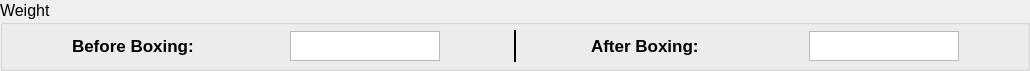
                 <widget class="QGroupBox" name="weight_group_box">
                  <property name="maximumSize">
                   <size>
                    <width>16777215</width>
                    <height>80</height>
                   </size>
                  </property>
                  <property name="font">
                   <font>
                    <pointsize>12</pointsize>
                   </font>
                  </property>
                  <property name="title">
                   <string>Weight</string>
                  </property>
                  <widget class="QWidget" name="layoutWidget_8">
                   <property name="geometry">
                    <rect>
                     <x>10</x>
                     <y>30</y>
                     <width>1011</width>
                     <height>32</height>
                    </rect>
                   </property>
                   <layout class="QHBoxLayout" name="pin_hor_layout_2">
                    <item>
                     <widget class="QLabel" name="weight_before_label">
                      <property name="maximumSize">
                       <size>
                        <width>150</width>
                        <height>16777215</height>
                       </size>
                      </property>
                      <property name="font">
                       <font>
                        <pointsize>13</pointsize>
                        <weight>75</weight>
                        <bold>true</bold>
                       </font>
                      </property>
                      <property name="text">
                       <string>Before Boxing:</string>
                      </property>
                     </widget>
                    </item>
                    <item>
                     <widget class="QPlainTextEdit" name="weight_before_pt_edit">
                      <property name="maximumSize">
                       <size>
                        <width>150</width>
                        <height>30</height>
                       </size>
                      </property>
                      <property name="font">
                       <font>
                        <pointsize>14</pointsize>
                       </font>
                      </property>
                      <property name="verticalScrollBarPolicy">
                       <enum>Qt::ScrollBarAlwaysOff</enum>
                      </property>
                      <property name="horizontalScrollBarPolicy">
                       <enum>Qt::ScrollBarAlwaysOff</enum>
                      </property>
                      <property name="plainText">
                       <string/>
                      </property>
                      <property name="backgroundVisible">
                       <bool>false</bool>
                      </property>
                     </widget>
                    </item>
                    <item>
                     <widget class="Line" name="pin_line_2">
                      <property name="sizePolicy">
                       <sizepolicy hsizetype="Minimum" vsizetype="Minimum">
                        <horstretch>5</horstretch>
                        <verstretch>0</verstretch>
                       </sizepolicy>
                      </property>
                      <property name="maximumSize">
                       <size>
                        <width>15</width>
                        <height>16777215</height>
                       </size>
                      </property>
                      <property name="font">
                       <font>
                        <pointsize>13</pointsize>
                        <weight>75</weight>
                        <bold>true</bold>
                       </font>
                      </property>
                      <property name="frameShadow">
                       <enum>QFrame::Plain</enum>
                      </property>
                      <property name="lineWidth">
                       <number>2</number>
                      </property>
                      <property name="orientation">
                       <enum>Qt::Vertical</enum>
                      </property>
                     </widget>
                    </item>
                    <item>
                     <widget class="QLabel" name="weight_after_label">
                      <property name="maximumSize">
                       <size>
                        <width>150</width>
                        <height>16777215</height>
                       </size>
                      </property>
                      <property name="font">
                       <font>
                        <pointsize>13</pointsize>
                        <weight>75</weight>
                        <bold>true</bold>
                       </font>
                      </property>
                      <property name="text">
                       <string>After Boxing:</string>
                      </property>
                     </widget>
                    </item>
                    <item>
                     <widget class="QPlainTextEdit" name="weight_after_pt_edit">
                      <property name="maximumSize">
                       <size>
                        <width>150</width>
                        <height>30</height>
                       </size>
                      </property>
                      <property name="font">
                       <font>
                        <pointsize>14</pointsize>
                       </font>
                      </property>
                      <property name="verticalScrollBarPolicy">
                       <enum>Qt::ScrollBarAlwaysOff</enum>
                      </property>
                      <property name="horizontalScrollBarPolicy">
                       <enum>Qt::ScrollBarAlwaysOff</enum>
                      </property>
                      <property name="plainText">
                       <string/>
                      </property>
                      <property name="backgroundVisible">
                       <bool>false</bool>
                      </property>
                     </widget>
                    </item>
                   </layout>
                  </widget>
                 </widget>
